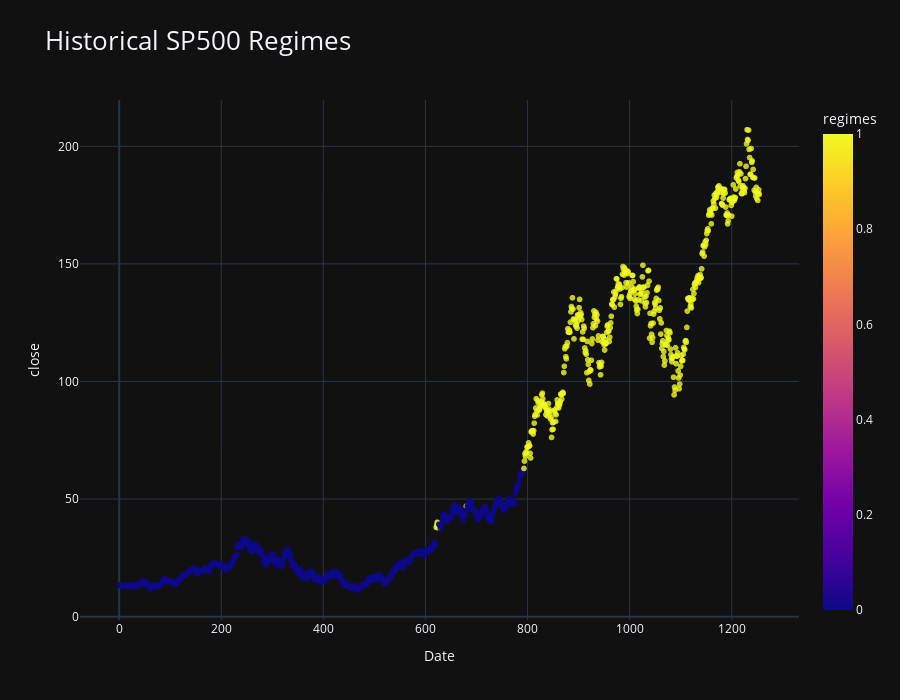

Here is the notebook cell this chart was saved with:
### Code cell
plot_regime_switching(nvda, nvda_regime)

### Figure 1 — Plotly figure (JSON) as saved in the notebook; plotly's stock layout.template omitted (floating-point values rounded to 4 significant figures; data arrays with more than 128 entries replaced by an {"elided": "..."} marker saying what was removed)
{"data": [{"hovertemplate": "Date=%{x}<br>close=%{y}<br>regimes=%{marker.color}<extra></extra>", "legendgroup": "", "marker": {"color": {"elided": "1254 int values"}, "coloraxis": "coloraxis", "opacity": 0.8, "symbol": "circle"}, "mode": "markers", "name": "", "showlegend": false, "x": {"elided": "1254 int values"}, "xaxis": "x", "y": {"elided": "1254 float values"}, "yaxis": "y", "type": "scattergl"}], "layout": {"xaxis": {"anchor": "y", "domain": [0.0, 1.0], "title": {"text": "Date"}}, "yaxis": {"anchor": "x", "domain": [0.0, 1.0], "title": {"text": "close"}}, "coloraxis": {"colorbar": {"title": {"text": "regimes"}}, "colorscale": [[0.0, "#0d0887"], [0.1111, "#46039f"], [0.2222, "#7201a8"], [0.3333, "#9c179e"], [0.4444, "#bd3786"], [0.5556, "#d8576b"], [0.6667, "#ed7953"], [0.7778, "#fb9f3a"], [0.8889, "#fdca26"], [1.0, "#f0f921"]]}, "legend": {"tracegroupgap": 0}, "title": {"text": "Historical SP500 Regimes", "font": {"size": 26}}, "height": 700}}
